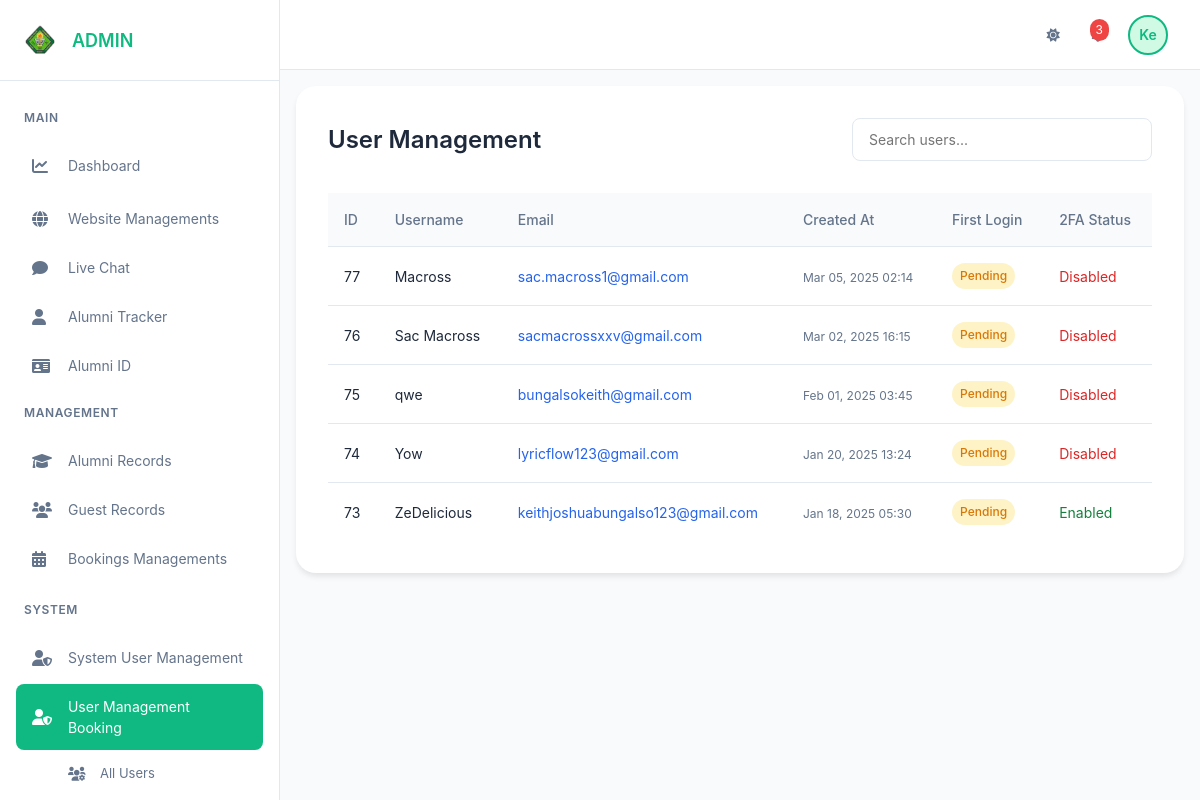
Page /Dashboard.php?section=all-users-bookings (signed in) on the earlier database version.
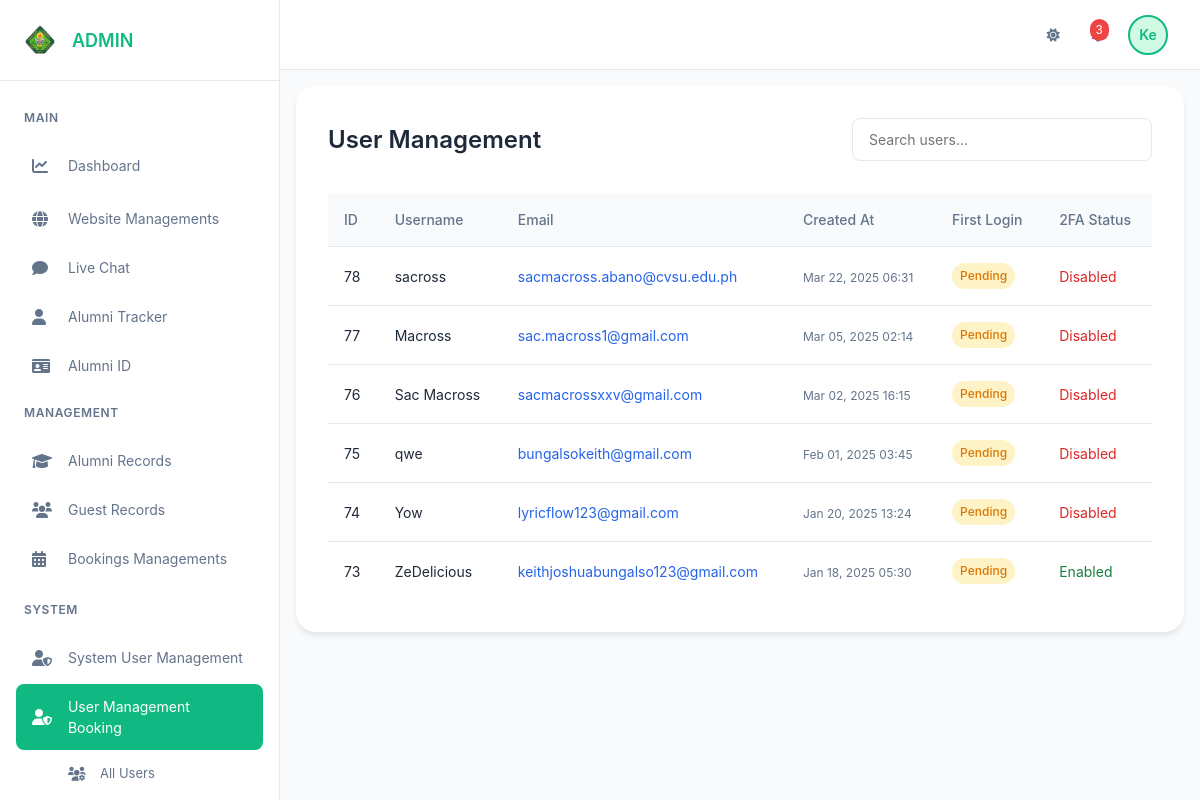
Same page on the later database version.
### tables this page shows
CREATE TABLE `users` (
  `id` int(11) NOT NULL,
  `username` varchar(50) NOT NULL,
  `email` varchar(100) NOT NULL,
  `password` varchar(255) NOT NULL,
  `created_at` timestamp NOT NULL DEFAULT current_timestamp(),
  `first_login` tinyint(1) DEFAULT 1,
  `session_token` varchar(255) DEFAULT NULL,
  `two_factor_auth` tinyint(1) DEFAULT 0
);

### admin/users/all-user.php (the view, shortened to what this page needs)
<?php
require_once 'main_db.php';
$sql = "SELECT `id`, `username`, `email`, `password`, `created_at`,
        `first_login`, `session_token`, `two_factor_auth`
        FROM `users` ORDER BY created_at DESC";
$result = $mysqli->query($sql);
?>
<!DOCTYPE html>
<html lang="en">
<head>
</head>
<body>
    <div class="umain-container">
        <div class="usr-header">
            <h1 class="usr-title">User Management</h1>
            <input type="text" class="usr-search" id="userSearch" placeholder="Search users...">
        </div>
        <table class="usr-table">
            <thead>
                <tr>
                    <th>ID</th>
                    <th>Username</th>
                    <th>Email</th>
                    <th>Created At</th>
                    <th>First Login</th>
                    <th>2FA Status</th>
                </tr>
            </thead>
            <tbody>
                <?php if ($result && $result->num_rows > 0): ?>
                    <?php while ($row = $result->fetch_assoc()): ?>
                        <tr>
                            <td><?php echo htmlspecialchars($row['id']); ?></td>
                            <td><?php echo htmlspecialchars($row['username']); ?></td>
                            <td>
                                <a href="mailto:<?php echo htmlspecialchars($row['email']); ?>" class="usr-email">
                                    <?php echo htmlspecialchars($row['email']); ?>
                                </a>
                            </td>
                            <td>
                                <span class="usr-timestamp">
                                    <?php echo date('M d, Y H:i', strtotime($row['created_at'])); ?>
                                </span>
                            </td>
                            <td>
                                <?php if ($row['first_login']): ?>
                                    <span class="usr-badge usr-badge-success">Completed</span>
                                <?php else: ?>
                                    <span class="usr-badge usr-badge-warning">Pending</span>
                                <?php endif; ?>
                            </td>
                            <td>
                                <?php if ($row['two_factor_auth']): ?>
                                    <span class="usr-2fa-enabled">Enabled</span>
                                <?php else: ?>
                                    <span class="usr-2fa-disabled">Disabled</span>
                                <?php endif; ?>
                            </td>
                        </tr>
                    <?php endwhile; ?>
                <?php endif; ?>
            </tbody>
        </table>
    </div>
</body>
</html>

Differences in the rows shown:
added users: id "78", username "sacross", email "sacmacross.abano@cvsu.edu.ph", created_at "Mar 22, 2025 06:31", first_login "Pending", two_factor_auth "Disabled"
